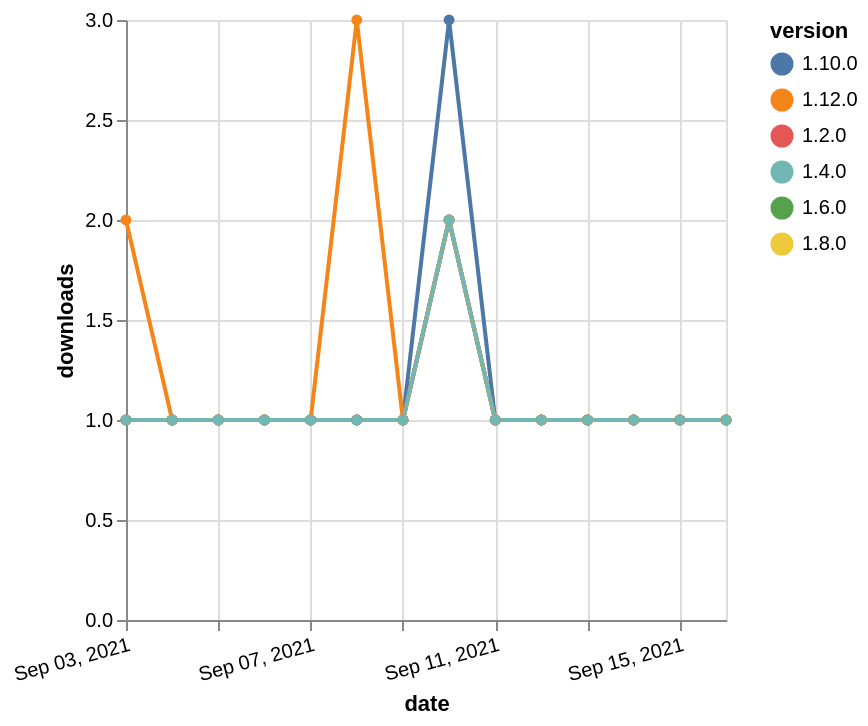

This figure's Vega-Lite source:
### Vega-Lite specification from a JSON file in a GitHub repository (floating-point values rounded to 4 significant figures)
{"$schema": "https://vega.github.io/schema/vega-lite/v5.json", "description": "A simple bar chart with embedded data.", "data": {"values": [{"date": "2021-09-03", "total": 187, "delta": 1, "version": "1.6.0"}, {"date": "2021-09-04", "total": 188, "delta": 1, "version": "1.6.0"}, {"date": "2021-09-05", "total": 189, "delta": 1, "version": "1.6.0"}, {"date": "2021-09-06", "total": 190, "delta": 1, "version": "1.6.0"}, {"date": "2021-09-07", "total": 191, "delta": 1, "version": "1.6.0"}, {"date": "2021-09-08", "total": 192, "delta": 1, "version": "1.6.0"}, {"date": "2021-09-09", "total": 193, "delta": 1, "version": "1.6.0"}, {"date": "2021-09-10", "total": 195, "delta": 2, "version": "1.6.0"}, {"date": "2021-09-11", "total": 196, "delta": 1, "version": "1.6.0"}, {"date": "2021-09-12", "total": 197, "delta": 1, "version": "1.6.0"}, {"date": "2021-09-13", "total": 198, "delta": 1, "version": "1.6.0"}, {"date": "2021-09-14", "total": 199, "delta": 1, "version": "1.6.0"}, {"date": "2021-09-15", "total": 200, "delta": 1, "version": "1.6.0"}, {"date": "2021-09-16", "total": 201, "delta": 1, "version": "1.6.0"}, {"date": "2021-09-03", "total": 155, "delta": 1, "version": "1.8.0"}, {"date": "2021-09-04", "total": 156, "delta": 1, "version": "1.8.0"}, {"date": "2021-09-05", "total": 157, "delta": 1, "version": "1.8.0"}, {"date": "2021-09-06", "total": 158, "delta": 1, "version": "1.8.0"}, {"date": "2021-09-07", "total": 159, "delta": 1, "version": "1.8.0"}, {"date": "2021-09-08", "total": 160, "delta": 1, "version": "1.8.0"}, {"date": "2021-09-09", "total": 161, "delta": 1, "version": "1.8.0"}, {"date": "2021-09-10", "total": 163, "delta": 2, "version": "1.8.0"}, {"date": "2021-09-11", "total": 164, "delta": 1, "version": "1.8.0"}, {"date": "2021-09-12", "total": 165, "delta": 1, "version": "1.8.0"}, {"date": "2021-09-13", "total": 166, "delta": 1, "version": "1.8.0"}, {"date": "2021-09-14", "total": 167, "delta": 1, "version": "1.8.0"}, {"date": "2021-09-15", "total": 168, "delta": 1, "version": "1.8.0"}, {"date": "2021-09-16", "total": 169, "delta": 1, "version": "1.8.0"}, {"date": "2021-09-03", "total": 192, "delta": 1, "version": "1.10.0"}, {"date": "2021-09-04", "total": 193, "delta": 1, "version": "1.10.0"}, {"date": "2021-09-05", "total": 194, "delta": 1, "version": "1.10.0"}, {"date": "2021-09-06", "total": 195, "delta": 1, "version": "1.10.0"}, {"date": "2021-09-07", "total": 196, "delta": 1, "version": "1.10.0"}, {"date": "2021-09-08", "total": 197, "delta": 1, "version": "1.10.0"}, {"date": "2021-09-09", "total": 198, "delta": 1, "version": "1.10.0"}, {"date": "2021-09-10", "total": 201, "delta": 3, "version": "1.10.0"}, {"date": "2021-09-11", "total": 202, "delta": 1, "version": "1.10.0"}, {"date": "2021-09-12", "total": 203, "delta": 1, "version": "1.10.0"}, {"date": "2021-09-13", "total": 204, "delta": 1, "version": "1.10.0"}, {"date": "2021-09-14", "total": 205, "delta": 1, "version": "1.10.0"}, {"date": "2021-09-15", "total": 206, "delta": 1, "version": "1.10.0"}, {"date": "2021-09-16", "total": 207, "delta": 1, "version": "1.10.0"}, {"date": "2021-09-03", "total": 242, "delta": 1, "version": "1.2.0"}, {"date": "2021-09-04", "total": 243, "delta": 1, "version": "1.2.0"}, {"date": "2021-09-05", "total": 244, "delta": 1, "version": "1.2.0"}, {"date": "2021-09-06", "total": 245, "delta": 1, "version": "1.2.0"}, {"date": "2021-09-07", "total": 246, "delta": 1, "version": "1.2.0"}, {"date": "2021-09-08", "total": 247, "delta": 1, "version": "1.2.0"}, {"date": "2021-09-09", "total": 248, "delta": 1, "version": "1.2.0"}, {"date": "2021-09-10", "total": 250, "delta": 2, "version": "1.2.0"}, {"date": "2021-09-11", "total": 251, "delta": 1, "version": "1.2.0"}, {"date": "2021-09-12", "total": 252, "delta": 1, "version": "1.2.0"}, {"date": "2021-09-13", "total": 253, "delta": 1, "version": "1.2.0"}, {"date": "2021-09-14", "total": 254, "delta": 1, "version": "1.2.0"}, {"date": "2021-09-15", "total": 255, "delta": 1, "version": "1.2.0"}, {"date": "2021-09-16", "total": 256, "delta": 1, "version": "1.2.0"}, {"date": "2021-09-03", "total": 127, "delta": 2, "version": "1.12.0"}, {"date": "2021-09-04", "total": 128, "delta": 1, "version": "1.12.0"}, {"date": "2021-09-05", "total": 129, "delta": 1, "version": "1.12.0"}, {"date": "2021-09-06", "total": 130, "delta": 1, "version": "1.12.0"}, {"date": "2021-09-07", "total": 131, "delta": 1, "version": "1.12.0"}, {"date": "2021-09-08", "total": 134, "delta": 3, "version": "1.12.0"}, {"date": "2021-09-09", "total": 135, "delta": 1, "version": "1.12.0"}, {"date": "2021-09-10", "total": 137, "delta": 2, "version": "1.12.0"}, {"date": "2021-09-11", "total": 138, "delta": 1, "version": "1.12.0"}, {"date": "2021-09-12", "total": 139, "delta": 1, "version": "1.12.0"}, {"date": "2021-09-13", "total": 140, "delta": 1, "version": "1.12.0"}, {"date": "2021-09-14", "total": 141, "delta": 1, "version": "1.12.0"}, {"date": "2021-09-15", "total": 142, "delta": 1, "version": "1.12.0"}, {"date": "2021-09-16", "total": 143, "delta": 1, "version": "1.12.0"}, {"date": "2021-09-03", "total": 190, "delta": 1, "version": "1.4.0"}, {"date": "2021-09-04", "total": 191, "delta": 1, "version": "1.4.0"}, {"date": "2021-09-05", "total": 192, "delta": 1, "version": "1.4.0"}, {"date": "2021-09-06", "total": 193, "delta": 1, "version": "1.4.0"}, {"date": "2021-09-07", "total": 194, "delta": 1, "version": "1.4.0"}, {"date": "2021-09-08", "total": 195, "delta": 1, "version": "1.4.0"}, {"date": "2021-09-09", "total": 196, "delta": 1, "version": "1.4.0"}, {"date": "2021-09-10", "total": 198, "delta": 2, "version": "1.4.0"}, {"date": "2021-09-11", "total": 199, "delta": 1, "version": "1.4.0"}, {"date": "2021-09-12", "total": 200, "delta": 1, "version": "1.4.0"}, {"date": "2021-09-13", "total": 201, "delta": 1, "version": "1.4.0"}, {"date": "2021-09-14", "total": 202, "delta": 1, "version": "1.4.0"}, {"date": "2021-09-15", "total": 203, "delta": 1, "version": "1.4.0"}, {"date": "2021-09-16", "total": 204, "delta": 1, "version": "1.4.0"}]}, "width": "container", "mark": {"type": "line", "point": {"filled": true}}, "encoding": {"x": {"field": "date", "type": "temporal", "timeUnit": "yearmonthdate", "title": "date", "axis": {"labelAngle": -15}}, "y": {"field": "delta", "type": "quantitative", "title": "downloads"}, "color": {"field": "version", "type": "nominal"}, "tooltip": {"field": "delta"}}}
